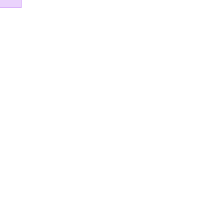
Frame 1 (no input)
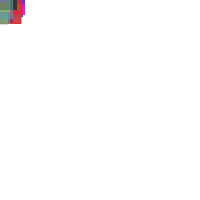
Frame 60 (the mouse pressed at the canvas centre just before this capture)
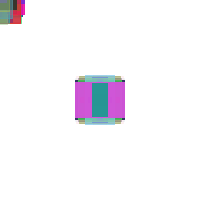
Frame 120 (the mouse held since frame 60 and released just before this capture)

The Processing sketch that drew these frames (run headless with seeded random() and noise(); from frame 60 on, the mouse is pressed at the canvas centre):

// Processing sketch: processing_11398
// ── processing_11398.pde

float r;
float g;
float b;
float a;
float x;
float y;

void setup(){
  size(200,200);
  background(255);
  rectMode(CENTER);
  smooth();
}

// paint rectangles in random colors and radnom size by mousemoving. :)
void draw(){
  r = random(255);
  g = random(255);
  b = random(255);
  a = random(255);
  x = random(50);
  y = random(50);
  stroke(r,g,b,a);
  fill(r,g,b,a);
  rect(mouseX,mouseY,x,y);
}
